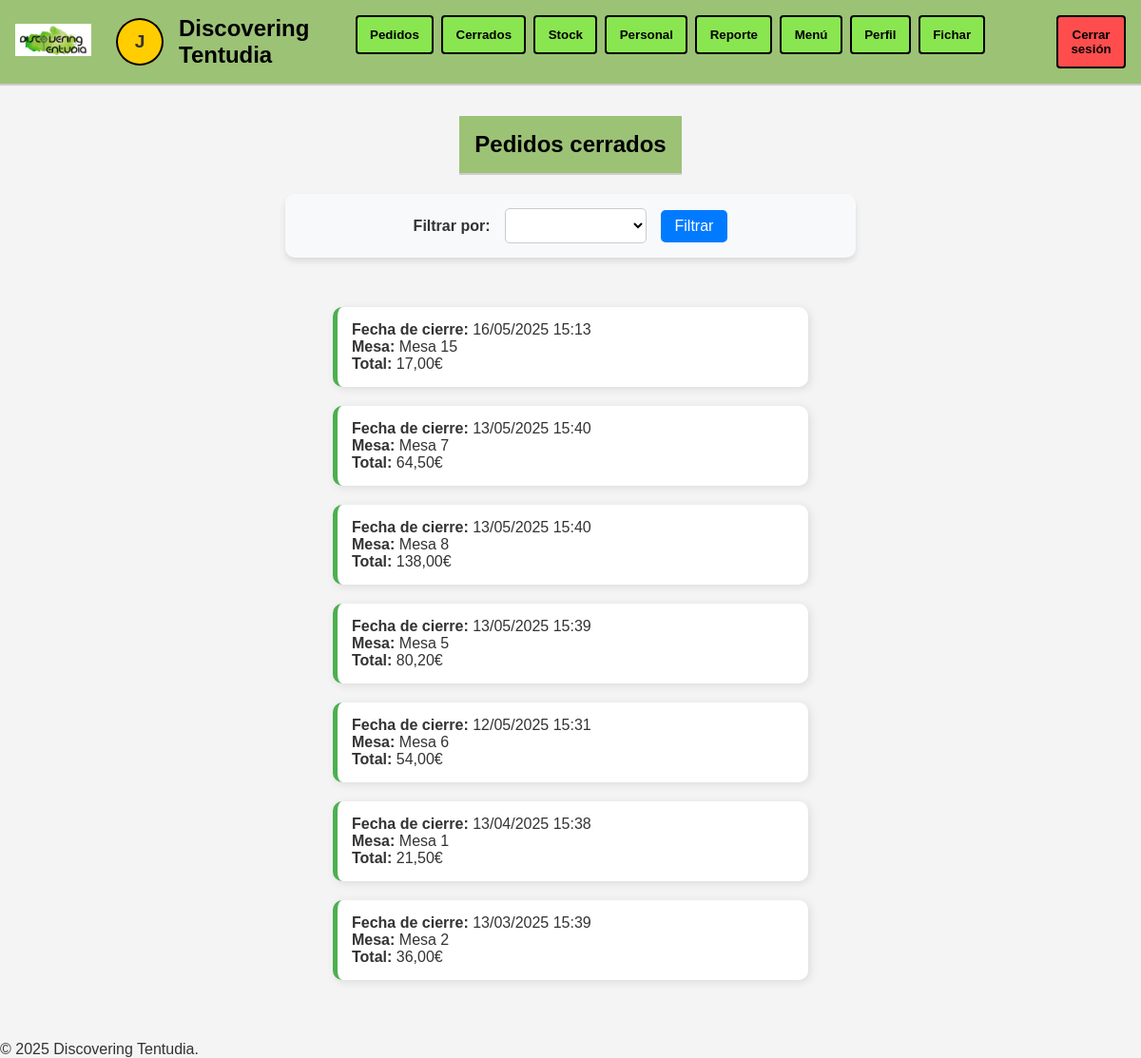
/pedidos_cerrados/ (signed in), run on the app's committed database.
### tapAppGestion/models.py (models this page shows, shortened)
class Pedido(models.Model):
    mesa = models.CharField(max_length=50)
    numero_clientes = models.PositiveIntegerField()
    productos = models.ManyToManyField(Producto, through='PedidoProducto')
    camarero = models.ForeignKey(User, on_delete=models.CASCADE)  #camarero que toma el pedido
    pagado = models.BooleanField(default=False)
    fecha = models.DateTimeField(default=now)
    fecha_cierre = models.DateTimeField(null=True, blank=True)  # Fecha cuando se pagó

### tapAppGestion/views.py (the view)
# urls.py: path('pedidos_cerrados/', views.lista_pedidos_cerrados, name='lista_pedidos_cerrados'),
@login_required
def lista_pedidos_cerrados(request):
    filtro = request.GET.get('filtro', 'recientes')
    fecha_inicio = request.GET.get('fecha_inicio')
    fecha_fin = request.GET.get('fecha_fin')
    pedidos = Pedido.objects.filter(pagado=True).order_by('-fecha_cierre')
    if filtro == "ultima_semana":
        pedidos = pedidos.filter(fecha_cierre__gte=now() - timedelta(days=7))
    elif filtro == "ultimo_mes":
        pedidos = pedidos.filter(fecha_cierre__gte=now() - timedelta(days=30))
    elif filtro == "ultimo_ano":
        pedidos = pedidos.filter(fecha_cierre__gte=now() - timedelta(days=365))
    elif filtro == "por_fecha" and fecha_inicio and fecha_fin:
        pedidos = pedidos.filter(fecha_cierre__date__range=[fecha_inicio, fecha_fin])
    elif filtro == "por_mes":
        mes = request.GET.get('mes')
        if mes:
            pedidos = pedidos.filter(fecha_cierre__year=mes.split('-')[0], fecha_cierre__month=mes.split('-')[1])
    elif filtro == "por_dia":
        dia = request.GET.get('dia')
        if dia:
            pedidos = pedidos.filter(fecha_cierre__date=dia)
    pedidos_con_precio = []
    for pedido in pedidos:
        total_pedido = pedido.pedidoproducto_set.aggregate(total=Sum(F('producto__precio') * F('cantidad')))['total'] or 0
        pedido.fecha_cierre = localtime(pedido.fecha_cierre)
        pedidos_con_precio.append({'pedido': pedido, 'total_pedido': total_pedido, 'pedido.fecha_cierre': pedido.fecha_cierre})
    return render(request, 'lista_pedidos_cerrados.html', {
        'pedidos_con_precio': pedidos_con_precio,
        'filtro_actual': filtro
    })

### tapAppGestion/templates/lista_pedidos_cerrados.html (shortened to what this page needs)
{% extends 'base.html' %}
{% load tz %}
{% load static %}
{% block content %}
<!DOCTYPE html>
<html lang="es">
<head>
    <link rel="stylesheet" type="text/css" href="{% static 'css/stylesListaPedidos.css' %}">
</head>
<body>
    <header>
        <div>
            <h1>Pedidos cerrados</h1>
        </div>
    </header>
    <form method="get" class="filtro-form">
        <label for="filtro">Filtrar por:</label>
        <select name="filtro" id="filtro">
            <option value="recientes" {% if filtro_actual == "recientes" %}selected{% endif %}>
                <option value="ultima_semana" {% if filtro_actual == "ultima_semana" %}selected{% endif %}>Última semana</option>
        </select>
        <button type="submit">Filtrar</button>
    </form>
    <main class="lista-pedidos-container">
        {% for item in pedidos_con_precio %}
        <a href="{% url 'detalle_pedido_cerrado' item.pedido.id %}" class="pedido-link">
            <div class="pedido-card">
                <p><strong>Fecha de cierre:</strong> {{ item.pedido.fecha_cierre|timezone:"Europe/Madrid"|date:"d/m/Y H:i" }}</p>
                <p><strong>Mesa:</strong> {{ item.pedido.mesa }}</p>
                <p><strong>Total:</strong> {{ item.total_pedido|floatformat:2 }}€</p>
            </div>
        </a>
        {% empty %}
        <p>No hay pedidos cerrados.</p>
        {% endfor %}
    </main>
</body>
</html>
{% endblock %}

### tapAppGestion/templates/base.html (shortened to what this page needs)
{% load static %}
<!DOCTYPE html>
<html lang="es">
<head>
    <link rel="stylesheet" type="text/css" href="{% static 'css/stylesIndex.css' %}">
</head>
<body>
    <header>
        <div class="header-left">
            <a href="{% url 'index' %}">
                <img src="{% static 'images/logo_blanco.jpeg' %}" alt="Logo Discovering Tentudia" class="logo">
            </a>
            <a href="{% url 'profile' %}" style="text-decoration: none;">
                <div class="user-circle">{{ user.first_name|slice:":1" }}</div>
            </a>
            <h1>Discovering Tentudia</h1>
        </div>
        <nav>
            <a href="{% url 'lista_pedidos' %}">
                <button>Pedidos</button>
            </a>
            {% if user.is_superuser %}
            <a href="{% url 'lista_pedidos_cerrados' %}">
                <button>Cerrados</button>
            </a>
            <a href="{% url 'stock' %}">
                <button>Stock</button>
            </a>
            <a href="{% url 'personal' %}">
                <button>Personal</button>
            </a>
            <a href="{% url 'reporte' %}">
                <button>Reporte</button>
            </a>
            {% endif %}
            <a href="{% url 'menu' %}">
                <button>Menú</button>
            </a>
            <a href="{% url 'profile' %}">
                <button>Perfil</button>
            </a>
            <a href="{% url 'control_horarios' %}">
                <button>Fichar</button>
            </a>
            <a href="{% url 'salir' %}">
                <button class="logout-button">Cerrar sesión</button>
            </a>
        </nav>
    </header>
    <main>
        {% block content %}
        {% endblock %}
    </main>
    <footer>
        <p>&copy; 2025 Discovering Tentudia.</p>
    </footer>
</body>
</html>

### tapAppGestion/static/css/stylesIndex.css (style rules this page uses)
* { margin: 0; padding: 0; box-sizing: border-box; }
body { font-family: Arial, sans-serif; background-color: #fff; color: #333; }
header { display: flex; align-items: center; justify-content: space-between; padding: 1em; border-bottom: 2px solid #ccc; }
header h1 { font-weight: bold; font-size: 24px; color: black; }
.header-left { display: flex; align-items: center; gap: 1em; }
.user-circle { width: 50px; height: 50px; border-radius: 50%; background-color: #ffcd00; display: flex; align-items: center; justify-content: center; font-weight: bold; font-size: 1.2rem; color: #333; box-shadow: 0 0 0 2px #000 inset; }
h1 { font-size: 1.2rem; font-weight: normal; }
nav { display: flex; gap: 0.5em; }
nav button { background-color: #8ae650; border: 2px solid #000; color: #000; font-weight: bold; padding: 0.8em 1em; cursor: pointer; border-radius: 4px; }
.logout-button { background-color: #ff4d4d; margin-left: 5em; }
main { position: relative; padding: 2em; display: flex; flex-direction: column; align-items: center; }
.logo { width: 80px; height: auto; margin-right: 10px; }

### tapAppGestion/static/css/stylesListaPedidos.css (style rules this page uses)
body { font-family: Arial, sans-serif; background-color: #f4f4f4; color: #333; margin: 0; padding: 0; }
.lista-pedidos-container { display: flex; flex-wrap: wrap; justify-content: center; gap: 20px; width: 90%; max-width: 1200px; }
.pedido-card { background: white; border-radius: 10px; box-shadow: 2px 2px 10px rgba(0, 0, 0, 0.1); padding: 15px; width: 500px; border-left: 5px solid #4CAF50; }
.pedido-link { text-decoration: none; color: inherit; }
.pedido-card { transition: transform 0.2s ease-in-out; }
.pedido-link { text-decoration: none; color: inherit; display: block; }
.filtro-form { display: flex; flex-wrap: wrap; justify-content: center; align-items: center; gap: 15px; background-color: #f8f9fa; padding: 15px; border-radius: 10px; box-shadow: 0 4px 6px rgba(0, 0, 0, 0.1); margin: 20px auto; width: 90%; max-width: 600px; }
.filtro-form label { font-weight: bold; color: #333; }
.filtro-form select { padding: 8px 10px; font-size: 16px; border-radius: 5px; border: 1px solid #ccc; background-color: #fff; cursor: pointer; }
.filtro-form button { background-color: #007bff; color: white; padding: 8px 15px; font-size: 16px; border-radius: 5px; border: none; cursor: pointer; transition: 0.3s; }

### tapAppGestion/templates/base.html (style rules this page uses)
header { background-color: #9cc276; }

### data on the page
Pedido: pedido.fecha_cierre "16/05/2025 15:13", pedido.mesa "Mesa 15", total_pedido "17,00"
Pedido: pedido.fecha_cierre "13/05/2025 15:40", pedido.mesa "Mesa 7", total_pedido "64,50"
Pedido: pedido.fecha_cierre "13/05/2025 15:40", pedido.mesa "Mesa 8", total_pedido "138,00"
Pedido: pedido.fecha_cierre "13/05/2025 15:39", pedido.mesa "Mesa 5", total_pedido "80,20"
Pedido: pedido.fecha_cierre "12/05/2025 15:31", pedido.mesa "Mesa 6", total_pedido "54,00"
Pedido: pedido.fecha_cierre "13/04/2025 15:38", pedido.mesa "Mesa 1", total_pedido "21,50"
Pedido: pedido.fecha_cierre "13/03/2025 15:39", pedido.mesa "Mesa 2", total_pedido "36,00"

### other printed values
{{ user.first_name|slice:":1" }} "J"
